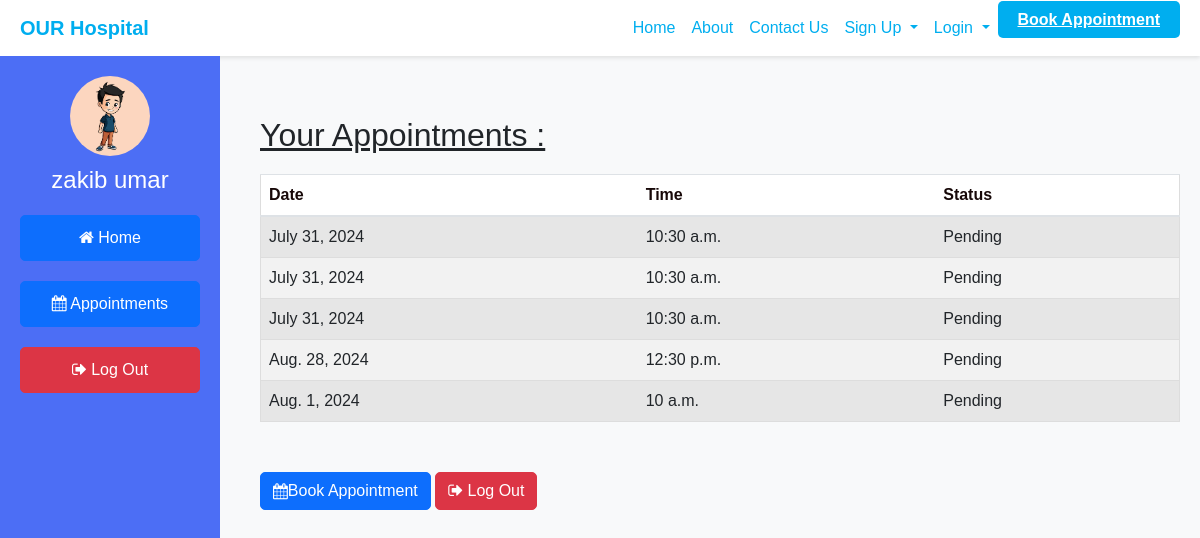
The app's page /patient_dashboard/2 (signed in) with its own data.
### hospital/models.py (models this page shows, shortened)
class Patient(models.Model):
    patientdetails = models.ForeignKey(User, on_delete=models.CASCADE, null=True)
    phonenumber = models.IntegerField(null=True)
    gender = models.CharField(max_length=100, null=True)
    patientimage=models.ImageField(upload_to="images/")

class Appointment(models.Model):
    doctor = models.ForeignKey(Doctor, on_delete=models.CASCADE, null=True, related_name='appointments')
    patient = models.ForeignKey(Patient, on_delete=models.CASCADE, null=True, related_name='appointments')
    date = models.DateField(null=True)
    time = models.TimeField(null=True)
    status_choices = (
        ('Pending', 'Pending'),
        ('Accepted', 'Accepted'),
        ('Rejected', 'Rejected'),
    )
    status = models.CharField(max_length=20, choices=status_choices, default='Pending')

### hospital/views.py (the view)
# urls.py: path('patient_dashboard/<int:pk>',views.patient_dashboard,name='patient_dashboard'),
@login_required
def patient_dashboard(request,pk):
    patient = Patient.objects.get(id=pk)
    appointments = Appointment.objects.filter(patient=patient)
    return render(request,"patient_dashboard.html",{"patient":patient,'appointments':appointments})

### hospital/templates/patient_dashboard.html (shortened to what this page needs)
{% extends 'navbar.html' %}
{% block content %}
<!DOCTYPE html>
<html lang="en">
<head>
    {% load static %}
    <link href="https://cdn.jsdelivr.net/npm/bootstrap@5.1.3/dist/css/bootstrap.min.css" rel="stylesheet">
    <link rel="stylesheet" href="https://cdnjs.cloudflare.com/ajax/libs/font-awesome/4.7.0/css/font-awesome.min.css">
    <link rel="stylesheet" href="{% static 'css/patient_dashboard.css' %}">
</head>
<body>
    <div class="sidebar">
        <div class="text-center">
            <img src="{{ patient.patientimage.url }}" alt="Profile Picture" class="profile-pic">
            <h4>{{ patient.patientdetails.first_name }} {{ patient.patientdetails.last_name }}</h4>
        </div>
        <a href="{% url 'homepage' %}" class="btn btn-primary"><i class="fa fa-home"></i> Home</a>
        <a href="{% url 'appoinments' %}" class="btn btn-primary"><i class="fa fa-calendar"></i> Appointments</a>
        <a href="{% url 'logout' %}" class="btn btn-danger"><i class="fa fa-sign-out"></i> Log Out</a>
    </div>
    <div class="main-content">
            <h2><u>Your Appointments :</u></h2>
            <table class="table table-striped">
                <thead>
                    <tr>
                        <th>Date</th>
                        <th>Time</th>
                        <th>Status</th>
                    </tr>
                </thead>
                <tbody>
                    {% for appointment in appointments %}
                    <tr>
                        <td>{{ appointment.date }}</td>
                        <td>{{ appointment.time }}</td>
                        <td>{{ appointment.get_status_display }}</td>
                    </tr>
                    {% empty %}
                    <tr>
                        <td colspan="3" class="text-center">No appointments found.</td>
                    </tr>
                    {% endfor %}
                </tbody>
            </table>
            <a href="{% url 'appoinments' %}" class="btn btn-primary">
                <i class="fa fa-calendar"></i> Book Appointment
            </a>
                        <a href="{% url 'logout' %}" class="btn btn-danger"><i class="fa fa-sign-out"></i> Log Out</a>
        </div>
</body>
</html>
{% endblock %}

### static/css/patient_dashboard.css (style rules this page uses)
body { font-family: Arial, sans-serif; }
table { width: 100%; border-collapse: collapse; margin-top: 20px; }
th, td { padding: 8px; text-align: left; border-bottom: 1px solid #ddd; }
th { background-color: #f2f2f2; }

### hospital/templates/navbar.html (style rules this page uses)
body, html { margin: 0; padding: 0; font-family: Arial, sans-serif; }

### hospital/templates/patient_dashboard.html (style rules this page uses)
body { background-color: #f8f9fa; font-family: 'Arial', sans-serif; }
.sidebar { height: 100vh; width: 220px; position: fixed; background-color: #4c6ef5; padding: 20px; color: white; }
.sidebar a { color: white; padding: 10px; text-decoration: none; display: block; transition: background 0.3s ease; }
.main-content { margin-left: 240px; padding: 20px; }
.profile-pic { width: 80px; height: 80px; border-radius: 50%; margin-bottom: 10px; }
h2 { margin-top: 40px; margin-bottom: 20px; }
.table { width: 100%; background-color: #fff; border: 1px solid #ddd; border-collapse: collapse; margin-bottom: 30px; }
th, td { padding: 12px; text-align: left; border-bottom: 1px solid #ddd; }
th { background-color: #007bff; color: rgb(23, 8, 8); }
tr:nth-child(even) { background-color: #f2f2f2; }
.btn { margin-top: 20px; border-radius: 5px; }
.btn-primary { display: inline-flex; align-items: center; }

### records on screen
Patient: patientimage (picture), patientdetails.first_name "zakib", patientdetails.last_name "umar"
Appointment: date "July 31, 2024", time "10:30 a.m.", status "Pending"
Appointment: date "July 31, 2024", time "10:30 a.m.", status "Pending"
Appointment: date "July 31, 2024", time "10:30 a.m.", status "Pending"
Appointment: date "Aug. 28, 2024", time "12:30 p.m.", status "Pending"
Appointment: date "Aug. 1, 2024", time "10 a.m.", status "Pending"
